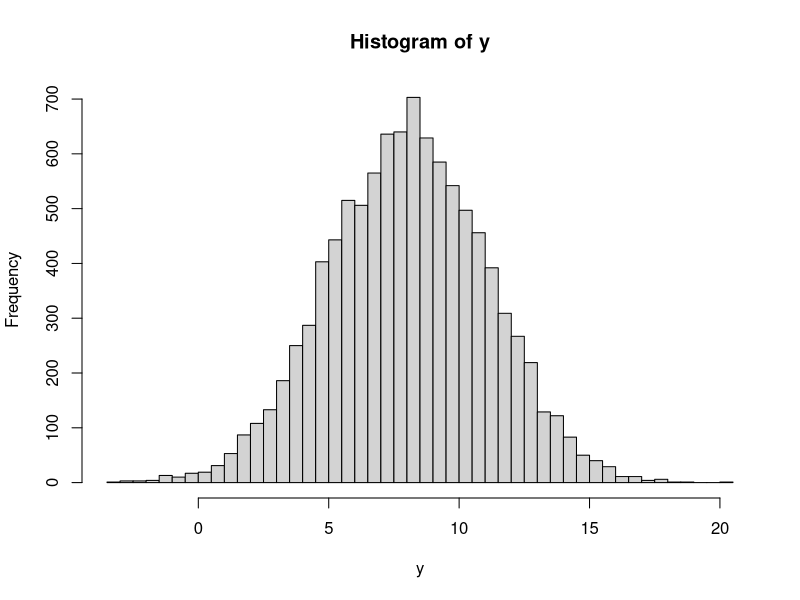
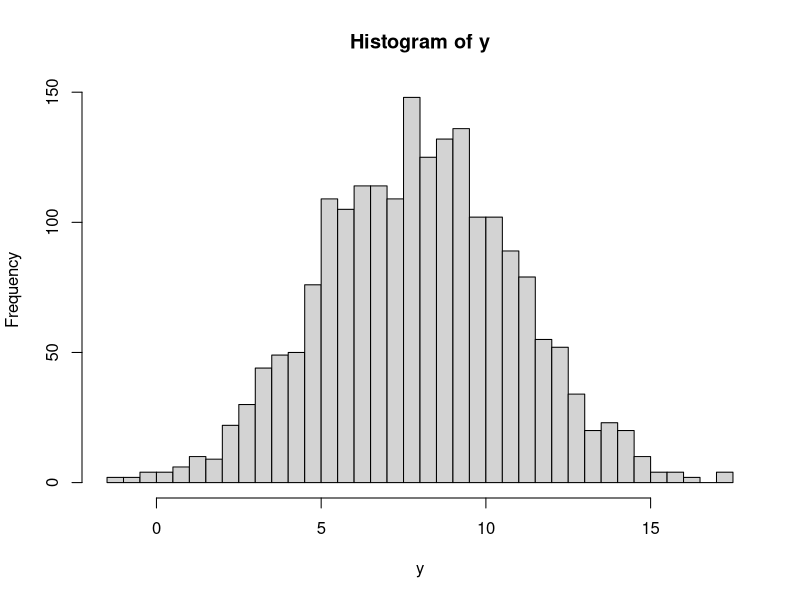
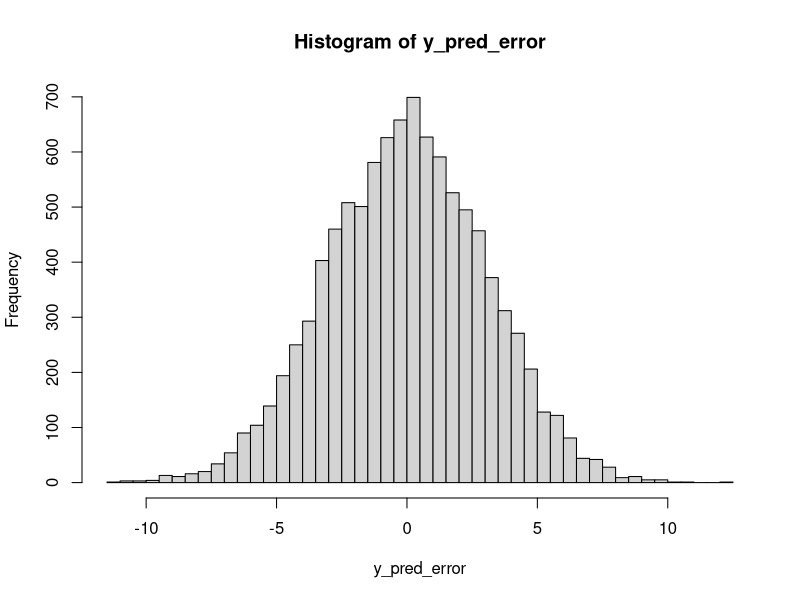
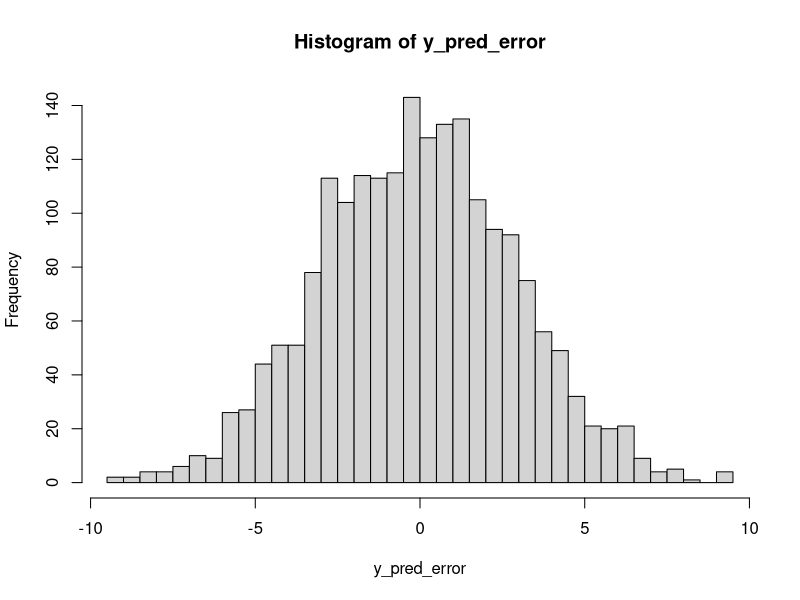
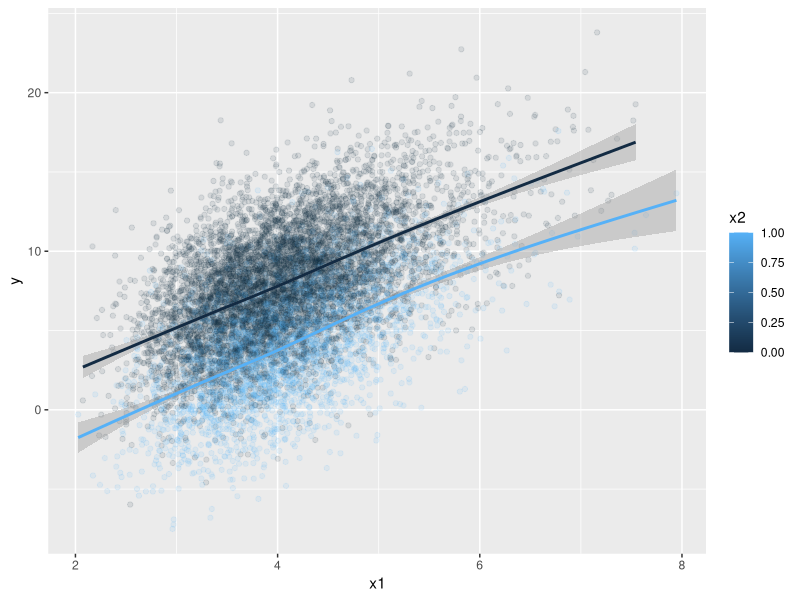
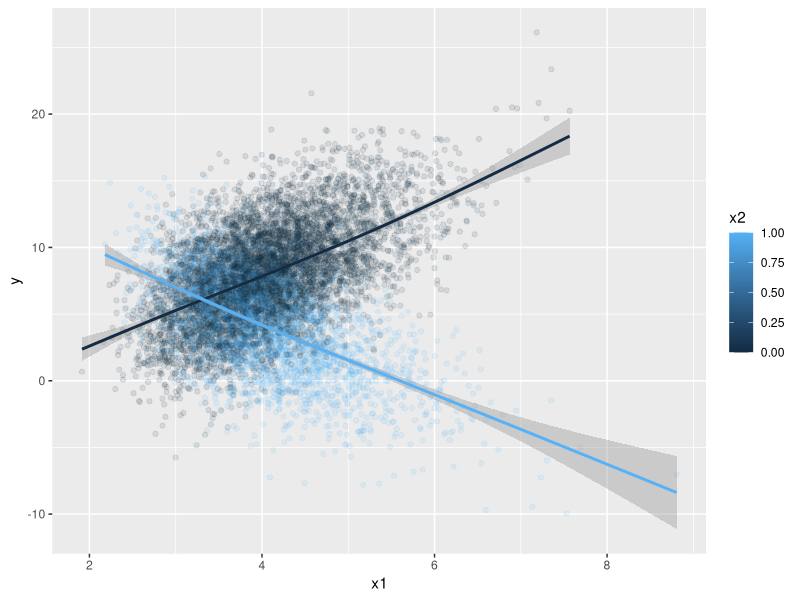
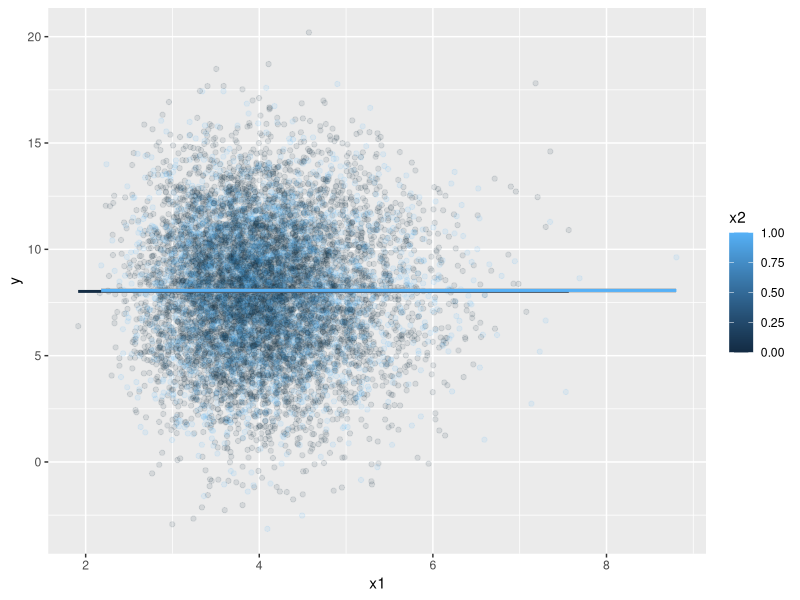
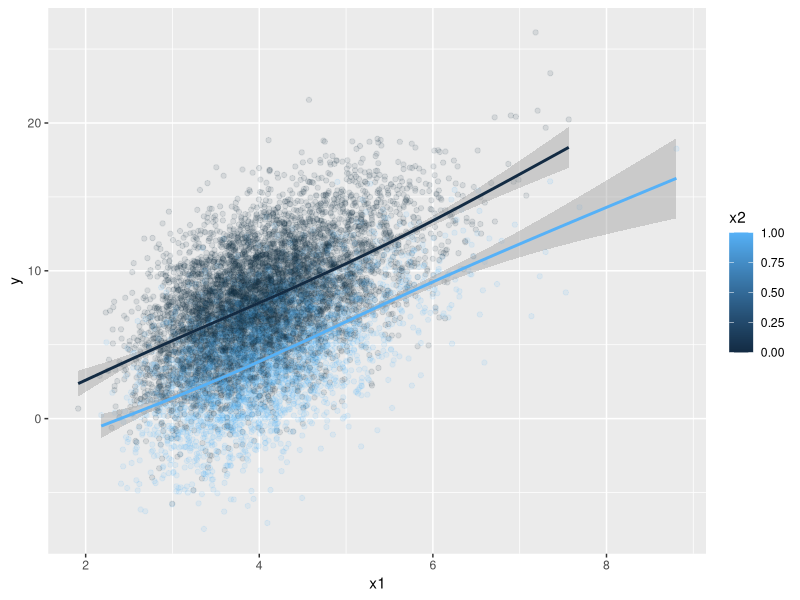

Write R code to recreate these figures, in order.
## ---- chunk 1
knitr::opts_chunk$set(echo = TRUE)
library(data.table)
## ---- chunk 2
# simulate some of todays data, continuous 
set.seed(42)
n_obs <- 10000
x1 <- rlnorm(n = n_obs,
             meanlog = log(4),
             sdlog = log(1.2))
# simulate x2 (binary)
x2 <- rbinom(n = n_obs,
             size = 1,
             prob = 0.3)

# simulate y
y_mean <- 8
y_sd <- 3
y <- rnorm(n = n_obs,
           mean = y_mean,
           sd = y_sd)

# make dataframe
df1 <- data.table(y,
                  x1,
                  x2)
# check it out 
df1
## ---- chunk 3
# simulate some of tomorrows data, continuous 
set.seed(68)
n_obs <- 2000
# simulate x1 (continuous)
x1 <- rlnorm(n = n_obs,
             meanlog = log(4),
             sdlog = log(1.2))
# simulate x2 (binary)
x2 <- rbinom(n = n_obs,
             size = 1,
             prob = 0.3)

# simulate y
y_mean <- 8
y_sd <- 3
y <- rnorm(n = n_obs,
           mean = y_mean,
           sd = y_sd)

# make dataframe
df1_future <- data.table(y,
                  x1,
                  x2)
# check it out 
df1_future
## ---- chunk 4
# checkout the data 
df1[,hist(y,breaks = 50)]
## ---- chunk 5
# checkout the data 
df1_future[,hist(y,breaks = 50)]
## ---- chunk 6
# what is the 'best' prediction for y?
# try the mean
df1[,mean(y)]
## ---- chunk 7
# what is the 'best' prediction for y?
# try the median
df1[,median(y)]
## ---- chunk 8
# decide on a 'learning algorithm' - mean
# make predictions for todays data
df1[,y_pred := mean(y)]
## ---- chunk 9
# calculate training errors
df1[,y_pred_error := y - y_pred]
# check out errors
df1[,hist(y_pred_error,breaks=50)]
## ---- chunk 10
# make predictions for tomorrows data, using todays data
df1_future[,y_pred := mean(df1$y)]
## ---- chunk 11
# calculate generalization errors
df1_future[,y_pred_error := y - y_pred]
# check out errors
df1_future[,hist(y_pred_error,breaks=50)]
## ---- chunk 12
# mean errors?
df1_future[,mean(y_pred_error)]
## ---- chunk 13
# mean absolute errors
df1_future[,mean(abs(y_pred_error))]
## ---- chunk 14
# mean squared error
df1_future[,mean(y_pred_error**2)]
## ---- chunk 15
# should we condition on x1 and x2?
# try a linear model
mod1 <- 
  lm(y ~ x1 + x2,
     data=df1)
## ---- chunk 16
# traditionally we look at summary
summary(mod1)
## ---- chunk 17
# fit the null model
mod0 <- 
  lm(y ~ 1,
     data=df1)
# compare these models 
anova(mod0,mod1)
## ---- chunk 18
# compare predictions on tomorrows data from these two models!
# compare MAE
# mod0 prediction MAE
df1_future[,mean(abs(y-predict(mod0,data=df1_future)))]
## ---- chunk 19
# mod1 prediction MAE
df1_future[,mean(abs(y-predict(mod1,data=df1_future)))]
## ---- chunk 20
# compare predictions on tomorrows data from these two models!
# compare MSE
# mod0 prediction MSE
df1_future[,mean((y-predict(mod0,data=df1_future))**2)]
## ---- chunk 21
# mod1 prediction MAE
df1_future[,mean((y-predict(mod1,data=df1_future))**2)]
## ---- chunk 22
# simulate some of todays data, continuous 
set.seed(42)
n_obs <- 10000
# simulate x1 (continuous)
x1 <- rlnorm(n = n_obs,
             meanlog = log(4),
             sdlog = log(1.2))
# simulate x2 (binary)
x2 <- rbinom(n = n_obs,
             size = 1,
             prob = 0.3)

# simulate y, now conditional on X1 and X2
y_mean <- 
  8 +
  2*scale(x1) + 
  -4*x2
  
y_sd <- 3
y <- rnorm(n = n_obs,
           mean = y_mean,
           sd = y_sd)

# make dataframe
df2 <- data.table(y,
                  x1,
                  x2)
# check it out 
df2
## ---- chunk 23
# simulate some of tomorrows data, continuous 
set.seed(65)
n_obs <- 10000
# simulate x1 (continuous)
x1 <- rlnorm(n = n_obs,
             meanlog = log(4),
             sdlog = log(1.2))
# simulate x2 (binary)
x2 <- rbinom(n = n_obs,
             size = 1,
             prob = 0.3)

# simulate y, now conditional on X1 and X2
y_mean <- 
  8 +
  2*scale(x1) + 
  -4*x2
  
y_sd <- 3
y <- rnorm(n = n_obs,
           mean = y_mean,
           sd = y_sd)

# make dataframe
df2_future <- data.table(y,
                  x1,
                  x2)
# check it out 
df2_future
## ---- chunk 24
# visualize the relationship
library(ggplot2)
ggplot(df2_future,aes(x1,y,group=x2, color=x2)) + 
  geom_point(alpha=0.1) + 
  geom_smooth()
## ---- chunk 25
# try a linear model
mod0 <- 
  lm(y ~ 1,
     data=df2)
## ---- chunk 26
# try a linear model conditional on x1 and x2
mod1 <- 
  lm(y ~ x1 + x2,
     data=df2)
## ---- chunk 27
# try a linear model conditional on x1 and x2 with an interaction
mod2 <- 
  lm(y ~ x1 + x2 + x1:x2,
     data=df2)
## ---- chunk 28
# compare predictions on todays data from these two models!
# compare MAE
df2[,mean(abs(y-predict(mod0,data=df2)))]
df2[,mean(abs(y-predict(mod1,data=df2)))]
df2[,mean(abs(y-predict(mod2,data=df2)))]
## ---- chunk 29
# compare predictions on tomorrows data from these two models!
# compare MAE
df2_future[,mean(abs(y-predict(mod0,newdata=df2_future)))]
df2_future[,mean(abs(y-predict(mod1,newdata=df2_future)))]
df2_future[,mean(abs(y-predict(mod2,newdata=df2_future)))]
## ---- chunk 30
# compare predictions on todays data from these two models!
# compare MSE
df2[,mean((y-predict(mod0,newdata=df2))**2)]
df2[,mean((y-predict(mod1,newdata=df2))**2)]
df2[,mean((y-predict(mod2,newdata=df2))**2)]
## ---- chunk 31
# compare predictions on tomorrows data from these two models!
# compare MSE
df2_future[,mean((y-predict(mod0,newdata=df2_future))**2)]
df2_future[,mean((y-predict(mod1,newdata=df2_future))**2)]
df2_future[,mean((y-predict(mod2,newdata=df2_future))**2)]
## ---- chunk 32
# simulate some of todays data, continuous 
set.seed(42)
n_obs <- 10000
# simulate x1 (continuous)
x1 <- rlnorm(n = n_obs,
             meanlog = log(4),
             sdlog = log(1.2))
# simulate x2 (binary)
x2 <- rbinom(n = n_obs,
             size = 1,
             prob = 0.3)

# simulate y, now conditional on X1 and X2
y_mean <- 
  8 +
  -4*x2 +
  2*scale(x1) + 
  -4*scale(x1)*x2 
  
  
y_sd <- 3
y <- rnorm(n = n_obs,
           mean = y_mean,
           sd = y_sd)

# make dataframe
df3 <- data.table(y,
                  x1,
                  x2)
# check it out 
df3
## ---- chunk 33
# simulate some of tomorrows data, continuous 
set.seed(65)
n_obs <- 2000
# simulate x1 (continuous)
x1 <- rlnorm(n = n_obs,
             meanlog = log(4),
             sdlog = log(1.2))
# simulate x2 (binary)
x2 <- rbinom(n = n_obs,
             size = 1,
             prob = 0.3)

# simulate y, now conditional on X1 and X2
y_mean <- 
  8 +
  -4*x2 +
  2*scale(x1) + 
  -4*scale(x1)*x2 
  
  
y_sd <- 3
y <- rnorm(n = n_obs,
           mean = y_mean,
           sd = y_sd)

# make dataframe
df3_future <- data.table(y,
                  x1,
                  x2)
# check it out 
df3_future
## ---- chunk 34
# visualize the relationship
library(ggplot2)
ggplot(df3,aes(x1,y,group=x2, color=x2)) + 
  geom_point(alpha=0.1) + 
  geom_smooth()
## ---- chunk 35
# try a linear model
mod0 <- 
  lm(y ~ 1,
     data=df3)
## ---- chunk 36
# try a linear model conditional on x1 and x2
mod1 <- 
  lm(y ~ x1 + x2,
     data=df3)
## ---- chunk 37
# try a linear model conditional on x1 and x2 with an interaction
mod2 <- 
  lm(y ~ x1 + x2 + x1:x2,
     data=df3)
## ---- chunk 38
# compare predictions on todays data from these two models!
# compare MAE
df3[,mean(abs(y-predict(mod0,newdata=df3)))]
df3[,mean(abs(y-predict(mod1,newdata=df3)))]
df3[,mean(abs(y-predict(mod2,newdata=df3)))]
## ---- chunk 39
# compare predictions on tomorrows data from these two models!
# compare MAE
df3_future[,mean(abs(y-predict(mod0,newdata=df3_future)))]
df3_future[,mean(abs(y-predict(mod1,newdata=df3_future)))]
df3_future[,mean(abs(y-predict(mod2,newdata=df3_future)))]
## ---- chunk 40
# compare predictions on todays data from these two models!
# compare MSE
df3[,mean((y-predict(mod0,newdata=df3))**2)]
df3[,mean((y-predict(mod1,newdata=df3))**2)]
df3[,mean((y-predict(mod2,newdata=df3))**2)]
## ---- chunk 41
# compare predictions on tomorrows data from these two models!
# compare MSE
df3_future[,mean((y-predict(mod0,newdata=df3_future))**2)]
df3_future[,mean((y-predict(mod1,newdata=df3_future))**2)]
df3_future[,mean((y-predict(mod2,newdata=df3_future))**2)]
## ---- chunk 42
# visualize the relationship for DGP1
library(ggplot2)
ggplot(df1,aes(x1,y,group=x2, color=x2)) + 
  geom_point(alpha=0.1) + 
  geom_smooth()
## ---- chunk 43
# visualize the relationship for DGP2
library(ggplot2)
ggplot(df2,aes(x1,y,group=x2, color=x2)) + 
  geom_point(alpha=0.1) + 
  geom_smooth()
## ---- chunk 44
# visualize the relationship for DGP3
library(ggplot2)
ggplot(df3,aes(x1,y,group=x2, color=x2)) + 
  geom_point(alpha=0.1) + 
  geom_smooth()
## ---- chunk 45
# simulate some of todays data, continuous 
set.seed(42)
n_obs <- 10000
# simulate x1 (continuous)
x1 <- rlnorm(n = n_obs,
             meanlog = log(4),
             sdlog = log(1.2))
# simulate x2 (binary)
x2 <- rbinom(n = n_obs,
             size = 1,
             prob = 0.3)

# simulate y, now conditional on X1 and X2
y_mean <- 
  8 +
  ifelse(x1>4,
         -4*x2,
         3*x2) +
  2*scale(x1) + 
  -4*scale(x1)*x2 +
  -4*log(x1)*x2
  
y_sd <- 3
y <- rnorm(n = n_obs,
           mean = y_mean,
           sd = y_sd)

# make dataframe
df4 <- data.table(y,
                  x1,
                  x2)
# check it out 
df4
## ---- chunk 46
# simulate some of tomorrows data, continuous 
set.seed(65)
n_obs <- 2000
# simulate x1 (continuous)
x1 <- rlnorm(n = n_obs,
             meanlog = log(4),
             sdlog = log(1.2))
# simulate x2 (binary)
x2 <- rbinom(n = n_obs,
             size = 1,
             prob = 0.3)

# simulate y, now conditional on X1 and X2
y_mean <- 
  8 +
  ifelse(x1>4,
         -4*x2,
         3*x2) +
  2*scale(x1) + 
  -4*scale(x1)*x2 +
  -4*log(x1)*x2
  
y_sd <- 3
y <- rnorm(n = n_obs,
           mean = y_mean,
           sd = y_sd)

# make dataframe
df4_future <- data.table(y,
                  x1,
                  x2)
# check it out 
df4_future
## ---- chunk 47
# visualize the relationship
library(ggplot2)
ggplot(df4,aes(x1,y,group=x2, color=x2)) + 
  geom_point(alpha=0.1) + 
  geom_smooth()
## ---- chunk 48
# try a linear model
mod0 <- 
  lm(y ~ 1,
     data=df4)
## ---- chunk 49
# try a linear model conditional on x1 and x2
mod1 <- 
  lm(y ~ x1 + x2,
     data=df4)
## ---- chunk 50
# try a linear model conditional on x1 and x2 with an interaction
mod2 <- 
  lm(y ~ x1 + x2 + x1:x2,
     data=df4)
## ---- chunk 51
# compare predictions on todays data from these two models!
# compare MAE
df4[,mean(abs(y-predict(mod0,newdata=df4)))]
df4[,mean(abs(y-predict(mod1,newdata=df4)))]
df4[,mean(abs(y-predict(mod2,newdata=df4)))]
## ---- chunk 52
# compare predictions on tomorrows data from these two models!
# compare MAE
df4_future[,mean(abs(y-predict(mod0,newdata=df4_future)))]
df4_future[,mean(abs(y-predict(mod1,newdata=df4_future)))]
df4_future[,mean(abs(y-predict(mod2,newdata=df4_future)))]
## ---- chunk 53
# compare predictions on todays data from these two models!
# compare MSE
df4[,mean((y-predict(mod0,newdata=df4))**2)]
df4[,mean((y-predict(mod1,newdata=df4))**2)]
df4[,mean((y-predict(mod2,newdata=df4))**2)]
## ---- chunk 54
# compare predictions on tomorrows data from these two models!
# compare MSE
df4_future[,mean((y-predict(mod0,newdata=df4_future))**2)]
df4_future[,mean((y-predict(mod1,newdata=df4_future))**2)]
df4_future[,mean((y-predict(mod2,newdata=df4_future))**2)]
## ---- chunk 55
# split data into 80/20 split
set.seed(34)
train_ind <- 
  sample(1:nrow(df4),
         size = nrow(df4)*.8)
df4_train <- 
  df4[train_ind]
df4_test <- 
  df4[-train_ind]
## ---- chunk 56
nrow(df4_train)
## ---- chunk 57
nrow(df4_test)
## ---- chunk 58
# try a linear model conditional on x1 and x2
mod1 <- 
  lm(y ~ x1 + x2,
     data=df4_train)
## ---- chunk 59
# try a linear model conditional on x1 and x2 with an interaction
mod2 <- 
  lm(y ~ x1 + x2 + x1:x2,
     data=df4_train)
## ---- chunk 60
# compare predictions on hold out data from these two models!
# compare MSE
df4_test[,mean((y-predict(mod1,newdata=df4_test))**2)]
df4_test[,mean((y-predict(mod2,newdata=df4_test))**2)]
## ---- chunk 61
# split data into 60/20/20 split
# start with training data
set.seed(34)
train_ind <- 
  sample(1:nrow(df4),
         size = nrow(df4)*.6)
df4_train <- 
  df4[train_ind]
# now split the rest in half for test and validate
test_ind <- 
  sample(1:nrow(df4[-train_ind]),
         size = nrow(df4[-train_ind])*.5)
df4_test <- 
  df4[-train_ind][test_ind]
df4_validate <- 
  df4[-train_ind][-test_ind]
## ---- chunk 62
nrow(df4_train)
## ---- chunk 63
nrow(df4_validate)
## ---- chunk 64
nrow(df4_test)
## ---- chunk 65
# try a linear model conditional on x1 and x2
mod1 <- 
  lm(y ~ x1 + x2,
     data=df4_train)
## ---- chunk 66
# try a linear model conditional on x1 and x2 with an interaction
mod2 <- 
  lm(y ~ x1 + x2 + x1:x2,
     data=df4_train)
## ---- chunk 67
# compare predictions on hold out data from these two models!
# compare MSE
df4_validate[,mean((y-predict(mod1,newdata=df4_validate))**2)]
df4_validate[,mean((y-predict(mod2,newdata=df4_validate))**2)]
## ---- chunk 68
# pick model 2 as the winner, then estimate performance using the final dataset:
df4_test[,mean((y-predict(mod2,newdata=df4_test))**2)]
## ---- chunk 69
# visualize the relationship
library(ggplot2)
ggplot(df4,aes(x1,y,group=x2, color=x2)) + 
  geom_point(alpha=0.1) + 
  geom_smooth()
## ---- chunk 70
# fit random forest with ranger
library(ranger)
mod_ranger <- 
  ranger(formula = y ~ x1 + x2, 
         data = df4_train, 
         num.trees=100,
         sample.fraction = .6,
         mtry=2)
## ---- chunk 71
## make predictions from ranger
predict(mod_ranger, df4_validate)$prediction[1:10]
## ---- chunk 72
# compare predictions on tomorrows data from these two models!
# compare MSE
df4_validate[,mean((y-predict(mod0,newdata=df4_validate))**2)]
df4_validate[,mean((y-predict(mod1,newdata=df4_validate))**2)]
df4_validate[,mean((y-predict(mod2,newdata=df4_validate))**2)]
df4_validate[,mean((y-predict(mod_ranger, df4_validate)$prediction)**2)]
